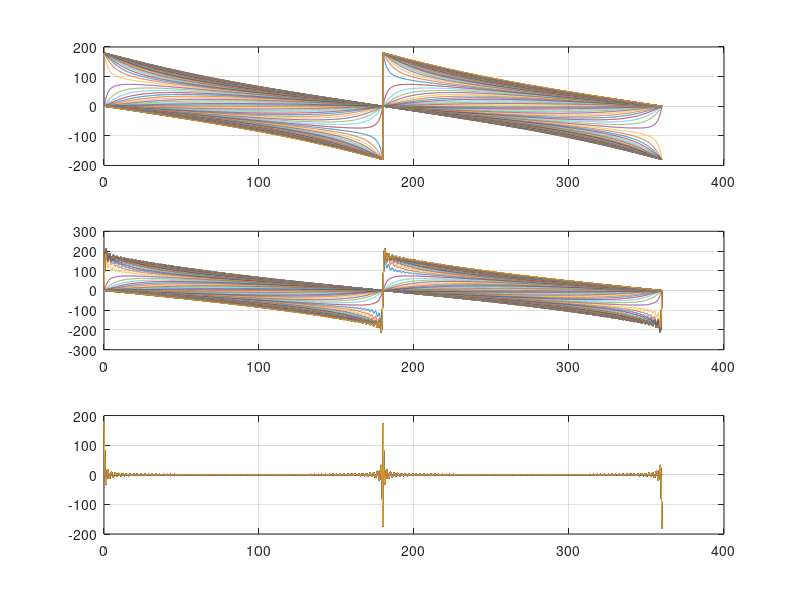

Write MATLAB code to recreate this figure. (Note: this script raises an error after producing the figure.)
clear
theta = linspace(0,2*pi,8192);



% x = sqrt(2)/2;
x = linspace(-4,4,101);
primer = 2;


Sin = zeros(length(x),length(theta));
Cos = Sin;
theta1 = Sin;
predviden_err = Sin;
dodaj = Sin;
tempSin = ones(1,length(theta));


for i = 1: length(x)
    dodaj(i,:) =x(i).*tempSin;
    theta1(i,:) = theta;
end

if primer == 1
    Sin = sin(theta1)+dodaj;
    Cos = cos(theta1);
    for i = 1:length(x)
        if abs(x(i)) <= 1
                    
            for n =1:60
                predviden_err(i,:) = predviden_err(i,:) +...
                    x(i).^n./n.*sin(n.*theta+n.*pi/2);
            end
        elseif x(i) <= -1
            for n =1:60
                predviden_err(i,:) = predviden_err(i,:) +...
                    (2-abs(x(i)).^-n)./n.*sin(n.*theta-n.*pi/2);
            end
            
        elseif x(i) > 1
            for n =1:150
                predviden_err(i,:) = predviden_err(i,:) +...
                    (2-x(i).^-n)./n.*sin(n.*theta+n.*pi/2);
            end
        end
    end

elseif primer == 2
    Sin = sin(theta1);
    Cos = cos(theta1)+dodaj;
    for i = 1:length(x)
        if abs(x(i)) <= 1
                    
            for n =1:60
                predviden_err(i,:) = predviden_err(i,:) +...
                    x(i).^n./n.*sin(n.*theta+n.*pi);
            end
        elseif x(i) < -1
            for n =1:150
                predviden_err(i,:) = predviden_err(i,:) +...
                    (2-abs(x(i)).^-n)./n.*sin(n.*theta);
            end
            
        elseif x(i) > 1
            for n =1:150
                predviden_err(i,:) = predviden_err(i,:) +...
                    (2-x(i).^-n)./n.*sin(n.*theta+n.*pi);
            end
        end
    end
    
elseif primer == 3
    Sin = sin(theta1)+dodaj;
    Cos = cos(theta1)+dodaj;
    for i = 1:length(x)
        if abs(x(i)) < sqrt(2)/2
                    
            for n =1:150
                predviden_err(i,:) = predviden_err(i,:) +...
                    (sqrt(2)*x(i)).^n./n.*sin(n.*theta+n.*3*pi/4);
            end
        elseif x(i) < -sqrt(2)/2
            for n =1:150
                predviden_err(i,:) = predviden_err(i,:) +...
                    (2-abs(sqrt(2)*x(i)).^-n)./n.*sin(n.*theta-n.*pi/4);
            end
            
        elseif x(i) >= sqrt(2)/2
            for n =1:120
                predviden_err(i,:) = predviden_err(i,:) +...
                    (2-(sqrt(2)*x(i)).^-n)./n.*sin(n.*theta+n.*3*pi/4);
            end
        end
    end


end
    

kot = atan2(Sin,Cos);
clear Sin Cos primer i n
err = kot -theta1;
err(err<-pi) = err(err<-pi)+2*pi;
err(err> pi) = err(err> pi)-2*pi;


figure(2)
subplot(3,1,1)
plot(theta1'*180/pi,err'*180/pi)
grid on


subplot(3,1,2)
plot(theta1'*180/pi,predviden_err'*180/pi)
grid on

subplot(3,1,3)
plot(theta1'*180/pi,err'*180/pi-predviden_err'*180/pi)
grid on

razlikaNapak = err-predviden_err;
fftRazlike = mojfft(razlikaNapak);

fftErr = mojfft(err);
fftPred = mojfft(predviden_err);